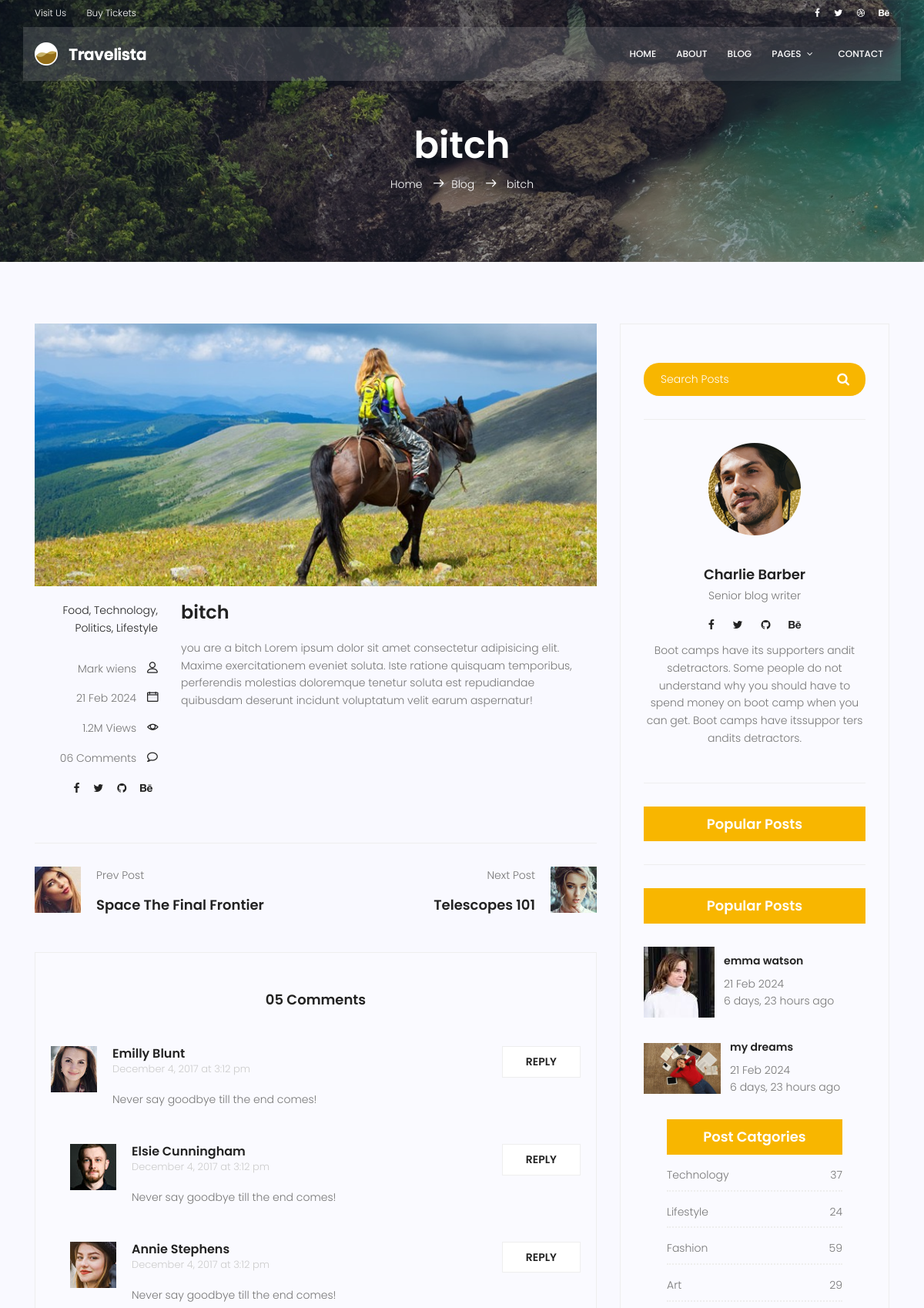
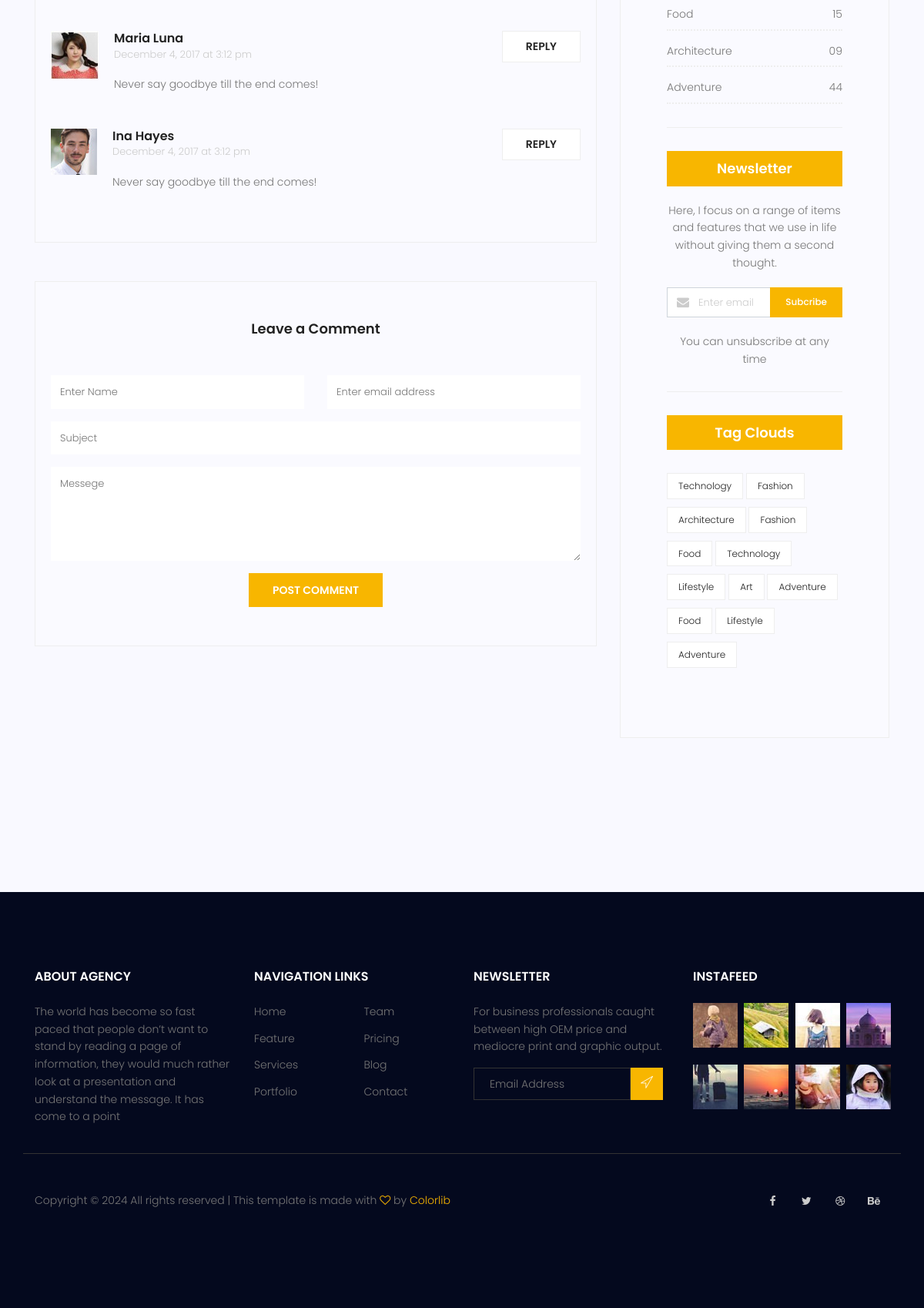
Page /blog/3 on the committed database (2 pictures, top to bottom).
### blog/models.py (models this page shows, shortened)
class Post(models.Model):
  category = models.ManyToManyField(Category)
  author = models.ForeignKey(User, on_delete=models.SET_NULL, null=True)
  image = models.ImageField(upload_to='blog', default='blog/default.jpg')
  title = models.CharField(max_length=255)
  content = models.TextField()
  counted_views = models.IntegerField(default=0)
  status = models.BooleanField(default=False)
  published_date = models.DateTimeField(null=True)
  created_date = models.DateTimeField(auto_now_add=True)
  updated_date = models.DateTimeField(auto_now=True)
  class Meta:
    ordering = ['created_date']
    verbose_name = 'پست'
    verbose_name_plural = 'پست ها'
  '''
  def get_absilute_url(self):
    return reverse('blog:single', kwargs={'pid':self.id})
  '''

### blog/views.py (the view)
# urls.py: path('<int:pid>', views.blog_single, name='single' ),
def blog_single(request, pid):
  posts = Post.objects.filter(status=1)
  post = get_object_or_404(posts,pk=pid )
  return render(request, 'blog/blog-single.html', {
    'post':post
  })

### blog/templatetags/blog_tags.py (called while the page is built)
@register.inclusion_tag('blog/blog-popular-posts.html')
def popularposts(args=1):
  posts = Post.objects.filter(status=1).order_by('published_date')[:args]
  return {'posts':posts}

### templates/blog/blog-single.html (shortened to what this page needs)
{% extends 'base.html' %}
{% load static %}
{% load blog_tags %}
{% block body %}
			<section class="relative about-banner">
				<div class="overlay overlay-bg"></div>
				<div class="container">
					<div class="row d-flex align-items-center justify-content-center">
						<div class="about-content col-lg-12">
							<h1 class="text-white">
								{{post.title}}
							</h1>
							<p class="text-white link-nav"><a href="{% url 'website:index' %}">Home </a>  <span class="lnr lnr-arrow-right"></span><a href="{% url 'blog:index' %}">Blog </a> <span class="lnr lnr-arrow-right"></span> {{post.title}}</p>
						</div>
					</div>
				</div>
			</section>
			<section class="post-content-area single-post-area">
				<div class="container">
					<div class="row">
						<div class="col-lg-8 posts-list">
							<div class="single-post row">
								<div class="col-lg-12">
									<div class="feature-img">
										<img class="img-fluid" src="{% static 'img/blog/feature-img1.jpg' %}" alt="">
									</div>
								</div>
								<div class="col-lg-3  col-md-3 meta-details">
									<ul class="tags">
										<li><a href="#">Food,</a></li>
										<li><a href="#">Technology,</a></li>
										<li><a href="#">Politics,</a></li>
										<li><a href="#">Lifestyle</a></li>
									</ul>
									<div class="user-details row">
										<p class="user-name col-lg-12 col-md-12 col-6"><a href="#">Mark wiens</a> <span class="lnr lnr-user"></span></p>
										<p class="date col-lg-12 col-md-12 col-6"><a href="#">{{post.published_date|date:'d M Y'}}</a> <span class="lnr lnr-calendar-full"></span></p>
										<p class="view col-lg-12 col-md-12 col-6"><a href="#">1.2M Views</a> <span class="lnr lnr-eye"></span></p>
										<p class="comments col-lg-12 col-md-12 col-6"><a href="#">06 Comments</a> <span class="lnr lnr-bubble"></span></p>
										<ul class="social-links col-lg-12 col-md-12 col-6">
											<li><a href="#"><i class="fa fa-facebook"></i></a></li>
											<li><a href="#"><i class="fa fa-twitter"></i></a></li>
											<li><a href="#"><i class="fa fa-github"></i></a></li>
											<li><a href="#"><i class="fa fa-behance"></i></a></li>
										</ul>
									</div>
								</div>
								<div class="col-lg-9 col-md-9">
									<h3 class="mt-20 mb-20">{{post.title}}</h3>
									<p class="excert">
										{{post.content}}
									</p>
								</div>
							</div>
							<div class="navigation-area">
								<div class="row">
									<div class="col-lg-6 col-md-6 col-12 nav-left flex-row d-flex justify-content-start align-items-center">
										<div class="thumb">
											<a href="#"><img class="img-fluid" src="{% static 'img/blog/prev.jpg' %}" alt=""></a>
										</div>
										<div class="arrow">
											<a href="#"></a>
										</div>
										<div class="detials">
											<p>Prev Post</p>
											<a href="#"><h4>Space The Final Frontier</h4></a>
										</div>
									</div>
									<div class="col-lg-6 col-md-6 col-12 nav-right flex-row d-flex justify-content-end align-items-center">
										<div class="detials">
											<p>Next Post</p>
											<a href=""><h4>Telescopes 101</h4></a>
										</div>
										<div class="arrow">
											<a href="#"></a>
										</div>
										<div class="thumb">
											<a href="#"><img class="img-fluid" src="{% static 'img/blog/next.jpg' %}" alt=""></a>
										</div>
									</div>
								</div>
							</div>
							<div class="comments-area">
								<h4>05 Comments</h4>
								<div class="comment-list">
                                    <div class="single-comment justify-content-between d-flex">
                                        <div class="user justify-content-between d-flex">
                                            <div class="thumb">
                                                <img src="{% static 'img/blog/c1.jpg' %}" alt="">
                                            </div>
                                            <div class="desc">
                                                <h5><a href="#">Emilly Blunt</a></h5>
                                                <p class="date">December 4, 2017 at 3:12 pm </p>
                                                <p class="comment">
                                                    Never say goodbye till the end comes!
                                                </p>
                                            </div>
                                        </div>
                                        <div class="reply-btn">
                                               <a href="" class="btn-reply text-uppercase">reply</a>
                                        </div>
                                    </div>
                                </div>
								<div class="comment-list left-padding">
                                    <div class="single-comment justify-content-between d-flex">
                                        <div class="user justify-content-between d-flex">
                                            <div class="thumb">
                                                <img src="{% static 'img/blog/c2.jpg' %}" alt="">
                                            </div>
                                            <div class="desc">
                                                <h5><a href="#">Elsie Cunningham</a></h5>
                                                <p class="date">December 4, 2017 at 3:12 pm </p>
                                                <p class="comment">
                                                    Never say goodbye till the end comes!
                                                </p>
                                            </div>
                                        </div>
                                        <div class="reply-btn">
                                               <a href="" class="btn-reply text-uppercase">reply</a>
                                        </div>
                                    </div>
                                </div>
								<div class="comment-list left-padding">
                                    <div class="single-comment justify-content-between d-flex">
                                        <div class="user justify-content-between d-flex">
                                            <div class="thumb">
                                                <img src="{% static 'img/blog/c3.jpg' %}" alt="">
                                            </div>
                                            <div class="desc">
                                                <h5><a href="#">Annie Stephens</a></h5>
                                                <p class="date">December 4, 2017 at 3:12 pm </p>
                                                <p class="comment">
                                                    Never say goodbye till the end comes!
                                                </p>
                                            </div>
                                        </div>
                                        <div class="reply-btn">
                                               <a href="" class="btn-reply text-uppercase">reply</a>
                                        </div>
                                    </div>
                                </div>
								<div class="comment-list">
                                    <div class="single-comment justify-content-between d-flex">
                                        <div class="user justify-content-between d-flex">
                                            <div class="thumb">
                                                <img src="{% static 'img/blog/c4.jpg' %}" alt="">
                                            </div>
                                            <div class="desc">
                                                <h5><a href="#">Maria Luna</a></h5>
                                                <p class="date">December 4, 2017 at 3:12 pm </p>
                                                <p class="comment">
                                                    Never say goodbye till the end comes!
                                                </p>
                                            </div>
                                        </div>
                                        <div class="reply-btn">
                                               <a href="" class="btn-reply text-uppercase">reply</a>
                                        </div>
                                    </div>
                                </div>
								<div class="comment-list">
                                    <div class="single-comment justify-content-between d-flex">
                                        <div class="user justify-content-between d-flex">
                                            <div class="thumb">
                                                <img src="{% static 'img/blog/c5.jpg' %}" alt="">
                                            </div>
                                            <div class="desc">
                                                <h5><a href="#">Ina Hayes</a></h5>
                                                <p class="date">December 4, 2017 at 3:12 pm </p>
                                                <p class="comment">
                                                    Never say goodbye till the end comes!
                                                </p>
                                            </div>
                                        </div>
                                        <div class="reply-btn">
                                               <a href="" class="btn-reply text-uppercase">reply</a>
                                        </div>
                                    </div>
                                </div>
							</div>
							<div class="comment-form">
								<h4>Leave a Comment</h4>
								<form>
									<div class="form-group form-inline">
									  <div class="form-group col-lg-6 col-md-12 name">
									    <input type="text" class="form-control" id="name" placeholder="Enter Name" onfocus="this.placeholder = ''" onblur="this.placeholder = 'Enter Name'">
									  </div>
									  <div class="form-group col-lg-6 col-md-12 email">
									    <input type="email" class="form-control" id="email" placeholder="Enter email address" onfocus="this.placeholder = ''" onblur="this.placeholder = 'Enter email address'">
									  </div>
									</div>
									<div class="form-group">
										<input type="text" class="form-control" id="subject" placeholder="Subject" onfocus="this.placeholder = ''" onblur="this.placeholder = 'Subject'">
									</div>
									<div class="form-group">
										<textarea class="form-control mb-10" rows="5" name="message" placeholder="Messege" onfocus="this.placeholder = ''" onblur="this.placeholder = 'Messege'" required=""></textarea>
									</div>
									<a href="#" class="primary-btn text-uppercase">Post Comment</a>
								</form>
							</div>
						</div>
						<div class="col-lg-4 sidebar-widgets">
							<div class="widget-wrap">
								<div class="single-sidebar-widget search-widget">
									<form class="search-form" action="#">
			                            <input placeholder="Search Posts" name="search" type="text" onfocus="this.placeholder = ''" onblur="this.placeholder = 'Search Posts'" >
			                            <button type="submit"><i class="fa fa-search"></i></button>
			                        </form>
								</div>
								{% include 'blog/blog-writer.html' %}
								{% include 'blog/blog-popular-posts.html' %}
								{% popularposts 2 %}
								<div class="single-sidebar-widget post-category-widget">
									<h4 class="category-title">Post Catgories</h4>
									<ul class="cat-list">
										<li>
											<a href="#" class="d-flex justify-content-between">
												<p>Technology</p>
												<p>37</p>
											</a>
										</li>
										<li>
											<a href="#" class="d-flex justify-content-between">
												<p>Lifestyle</p>
												<p>24</p>
											</a>
										</li>
										<li>
											<a href="#" class="d-flex justify-content-between">
												<p>Fashion</p>
												<p>59</p>
											</a>
										</li>
										<li>
											<a href="#" class="d-flex justify-content-between">
												<p>Art</p>
												<p>29</p>
											</a>
										</li>
										<li>
											<a href="#" class="d-flex justify-content-between">
												<p>Food</p>
												<p>15</p>
											</a>
										</li>
										<li>
											<a href="#" class="d-flex justify-content-between">
												<p>Architecture</p>
												<p>09</p>
											</a>
										</li>
										<li>
											<a href="#" class="d-flex justify-content-between">
												<p>Adventure</p>
												<p>44</p>
											</a>
										</li>
									</ul>
								</div>
								<div class="single-sidebar-widget newsletter-widget">
									<h4 class="newsletter-title">Newsletter</h4>
									<p>
										Here, I focus on a range of items and features that we use in life without
										giving them a second thought.
									</p>
									<div class="form-group d-flex flex-row">
									   <div class="col-autos">
									      <div class="input-group">
									        <div class="input-group-prepend">
									          <div class="input-group-text"><i class="fa fa-envelope" aria-hidden="true"></i>
											</div>
									        </div>
									        <input type="text" class="form-control" id="inlineFormInputGroup" placeholder="Enter email" onfocus="this.placeholder = ''" onblur="this.placeholder = 'Enter email'" >
									      </div>
									    </div>
									    <a href="#" class="bbtns">Subcribe</a>
									</div>
									<p class="text-bottom">
										You can unsubscribe at any time
									</p>
								</div>
								<div class="single-sidebar-widget tag-cloud-widget">
									<h4 class="tagcloud-title">Tag Clouds</h4>
									<ul>
										<li><a href="#">Technology</a></li>
										<li><a href="#">Fashion</a></li>
										<li><a href="#">Architecture</a></li>
										<li><a href="#">Fashion</a></li>
										<li><a href="#">Food</a></li>
										<li><a href="#">Technology</a></li>
										<li><a href="#">Lifestyle</a></li>
										<li><a href="#">Art</a></li>
										<li><a href="#">Adventure</a></li>
										<li><a href="#">Food</a></li>
										<li><a href="#">Lifestyle</a></li>
										<li><a href="#">Adventure</a></li>
									</ul>
								</div>
							</div>
						</div>
					</div>
				</div>
			</section>
			{% endblock %}

### templates/blog/blog-popular-posts.html
{% load static %}
{% load humanize %}
<div class="single-sidebar-widget popular-post-widget">
  <h4 class="popular-title">Popular Posts</h4>
  {% for post in posts %}
  <div class="popular-post-list">
      <div class="single-post-list d-flex flex-row align-items-center">
        <div class="thumb">
          <img class="img-fluid" src="{{post.image.url}}" alt="">
        </div>
        <div class="details">
          <a href="{% url 'blog:single' pid=post.id %}"><h6>{{post.title}}</h6></a>
          <p>{{post.published_date|date:"d M Y"}}</p>
          <p>{{post.published_date|naturaltime}}</p>
        </div>
      </div>
    {% endfor %}
</div>

### rows in the picture
Post: title "bitch", published_date "21 Feb 2024", content "you are a bitch Lorem ipsum dolor sit amet consectetur adipisicing elit. Maxime exercitationem eveniet soluta. Iste ratione quisquam temporibus, perferendis molestias doloremque tenetur soluta est repudiandae quibusdam deserunt incidunt voluptatum velit earum aspernatur!"
Post: image (picture), title "emma watson", published_date "21 Feb 2024", published_date "6 days, 23 hours ago"
Post: image (picture), title "my dreams", published_date "21 Feb 2024", published_date "6 days, 23 hours ago"
